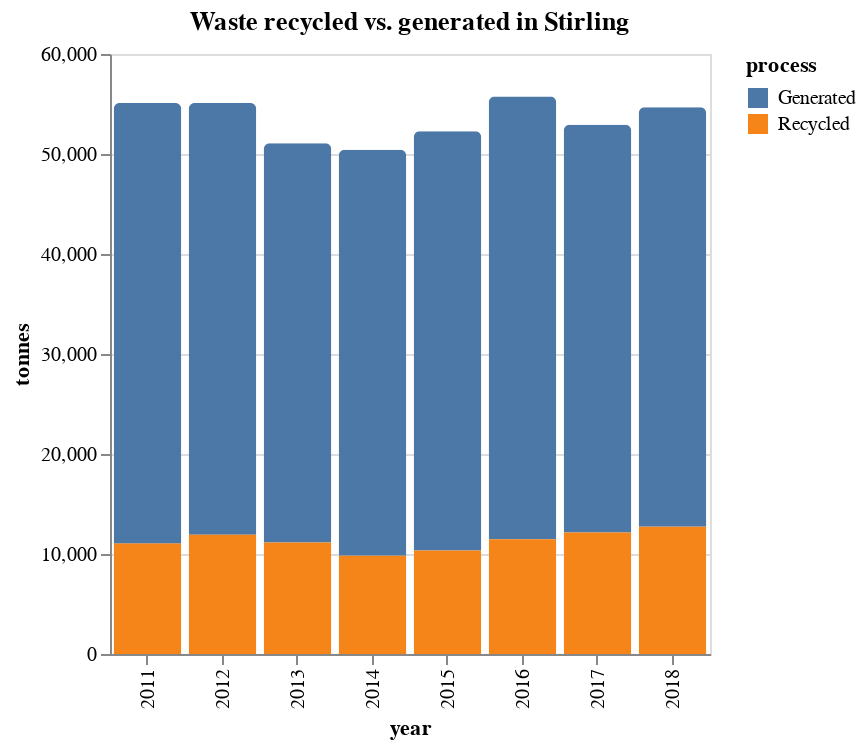

Notebook code for this chart:
### Code cell
; Plot an info-graphic the waste tonnage genearated vs recycled per year in Stirling

(defn stacked-bar-chart [title data]
    (let [year-count (count (group-by :year data))]
  {:title title
   :width 300
   :height 300       
   :data {:values data}
   :mark {:type "bar" :cornerRadiusTopLeft 3 :cornerRadiusTopRight 3}
   :encoding {
            :x {:field "year" :type "nominal" :title "year"}
            :y {:field "tonnage" :type "quantitative" :scale {:zero false} :axis {:title "tonnes"}}
            :color {:field "process" :type "nominal"}}}))

(display/render-mime 
    :application/vnd.vegalite.v2+json 
    (stacked-bar-chart "Waste recycled vs. generated in Stirling" answer'))

### Figure 1 — Vega-Lite specification as saved in the notebook (floating-point values rounded to 4 significant figures)
{"data": {"values": [{"process": "Generated", "tonnage": 39920.0, "year": "2013"}, {"process": "Generated", "tonnage": 43190.0, "year": "2012"}, {"process": "Recycled", "tonnage": 11070.0, "year": "2011"}, {"process": "Recycled", "tonnage": 9860.0, "year": "2014"}, {"process": "Generated", "tonnage": 40770.0, "year": "2017"}, {"process": "Generated", "tonnage": 40550.0, "year": "2014"}, {"process": "Generated", "tonnage": 44020.0, "year": "2011"}, {"process": "Recycled", "tonnage": 12750.0, "year": "2018"}, {"process": "Generated", "tonnage": 41930.0, "year": "2015"}, {"process": "Recycled", "tonnage": 12160.0, "year": "2017"}, {"process": "Generated", "tonnage": 44270.0, "year": "2016"}, {"process": "Recycled", "tonnage": 11480.0, "year": "2016"}, {"process": "Recycled", "tonnage": 11920.0, "year": "2012"}, {"process": "Recycled", "tonnage": 10350.0, "year": "2015"}, {"process": "Recycled", "tonnage": 11150.0, "year": "2013"}, {"process": "Generated", "tonnage": 41930.0, "year": "2018"}]}, "encoding": {"color": {"field": "process", "type": "nominal"}, "x": {"field": "year", "title": "year", "type": "nominal"}, "y": {"axis": {"title": "tonnes"}, "field": "tonnage", "scale": {"zero": false}, "type": "quantitative"}}, "height": 300, "mark": {"cornerRadiusTopLeft": 3, "cornerRadiusTopRight": 3, "type": "bar"}, "title": "Waste recycled vs. generated in Stirling", "width": 300}
